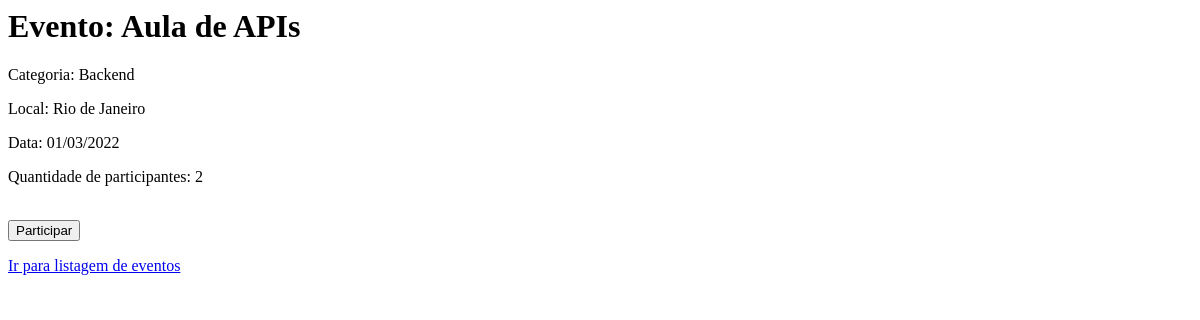
Page /eventos/1/ on the earlier database version.
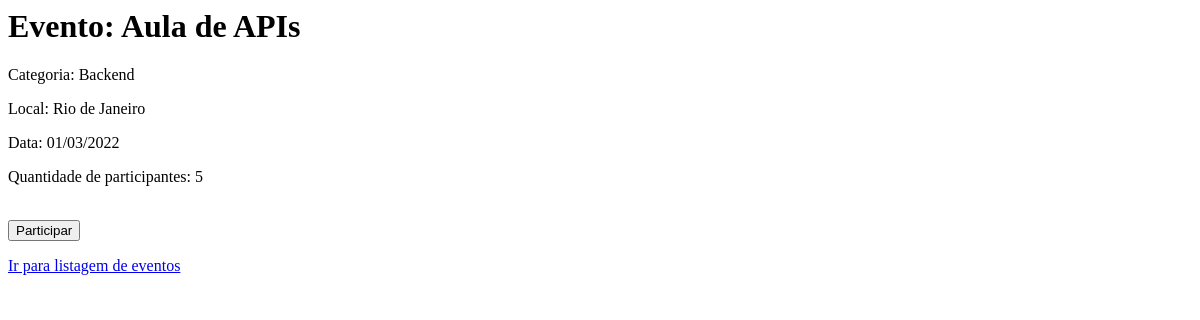
Same page on the later database version.
### agenda/models.py (models this page shows, shortened)
class Evento(models.Model):
    nome = models.CharField(max_length=256)
    categoria = models.ForeignKey(Categoria, on_delete=models.SET_NULL, null=True)
    local = models.CharField(max_length=256, blank=True)
    link = models.CharField(max_length=256, blank=True)
    data = models.DateField(blank=True)
    participantes = models.IntegerField(default=0)

class Categoria(models.Model):
    nome = models.CharField(max_length=256, blank=False,unique=True)

### agenda/views.py (the view)
# urls.py: path("eventos/<int:id>/", exibir_evento, name="exibir_evento"),
def exibir_evento(request, id):
    evento = get_object_or_404(Evento, id=id)
    return render(
        request=request,
        context={"evento": evento},
        template_name="agenda/exibir_evento.html"
    )

### agenda/templates/agenda/exibir_evento.html (shortened to what this page needs)
<html>
    <h1>Evento: {{ evento.nome }}</h1>
    <p>Categoria: {{ evento.categoria.nome }}</p>
    {% if evento.local %}<p>Local: {{ evento.local }}</p>{% endif %}
    <p>Data: {%if evento.data%}
        {{evento.data | date:"d/m/Y"}}
    {%else%}
        a definir.
    {%endif%}</p>
    <p>Quantidade de participantes: {{ evento.participantes }}</p>
    <br />
    <form action="{% url 'participar_evento' %}" method="post">
        <input type="submit" value="Participar">
    </form>
    <p><a href="{% url 'listar_eventos' %}">Ir para listagem de eventos</a></p>
</html>

Differences in the rows shown:
changed Evento "Aula de APIs": participantes "2" → "5"
